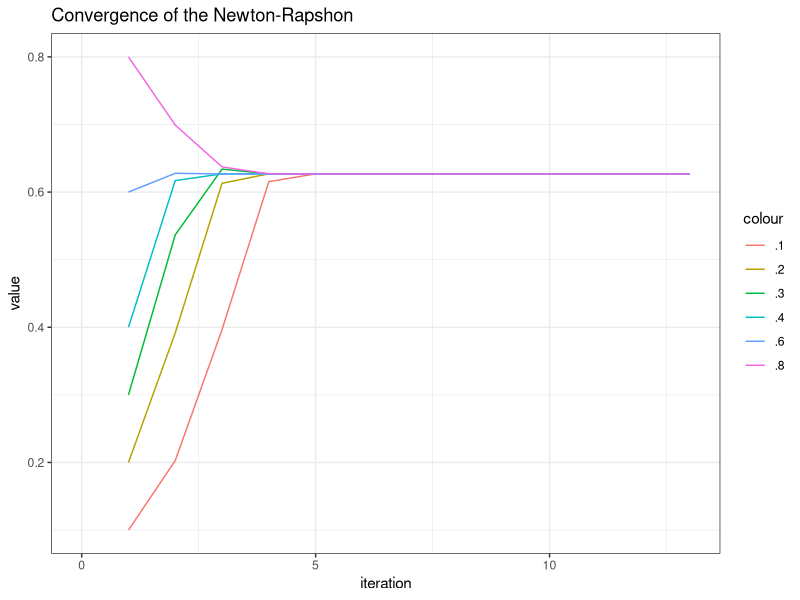
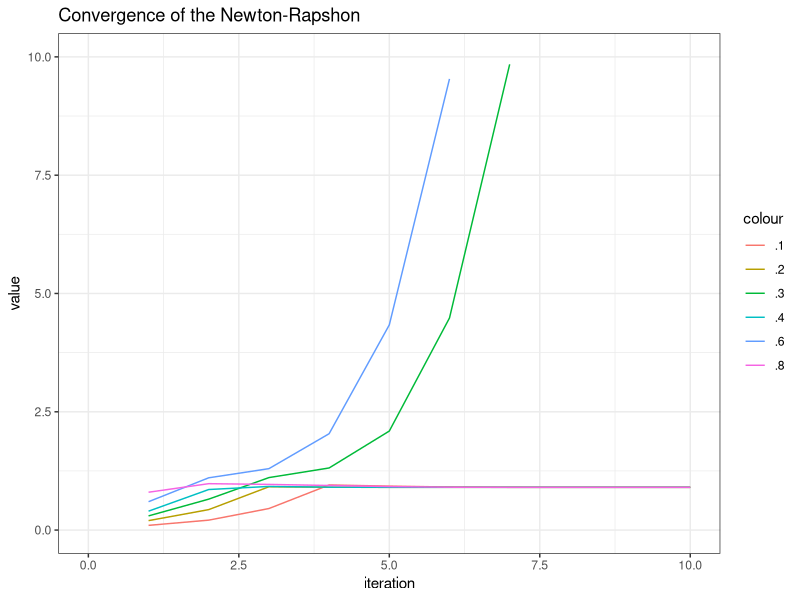

Write R code to recreate these figures, in order.
## ---- chunk 1
knitr::opts_chunk$set(echo = TRUE, warning = FALSE, message = FALSE)
## ---- chunk 2
likeB = function(theta){
  125*log((2+theta)/4) + 18*log((1-theta)/4) + 20*log((1-theta)/4) + 34*log(theta/4)
}
dlikeB = function(theta){ 
  125/4 * 4/(2+theta) - 18/4 * 4/(1-theta) - 20/4 * 4/(1-theta) + 34/4 * 4/theta
}
d2likeB = function(theta){
  -125/(2+theta)^2 - 18/(1-theta)^2 - 20/(1-theta)^2 - 34/(theta)^2
}
resB = NULL
for (theta_0 in c(.1,.2,.3,.4,.6,.8)){
  x = c(theta_0,rep(NA, 100))
  for (j in 1:100){
    x[j+1] = x[j] - dlikeB(x[j])/d2likeB(x[j])
  }
  resB = cbind(resB, x)
}
library(dplyr)
resB = data.frame(iteration = 1:101, resB) 
colnames(resB) = c("iteration", "x.1", "x.2", "x.3", "x.4", "x.6", "x.8")
library(ggplot2)
ggplot(data = resB, aes(x = iteration)) +
  geom_line(aes(y = x.1, color = ".1")) +
  geom_line(aes(y = x.2, color = ".2")) +
  geom_line(aes(y = x.3, color = ".3")) +
  geom_line(aes(y = x.4, color = ".4")) +
  geom_line(aes(y = x.6, color = ".6")) +
  geom_line(aes(y = x.8, color = ".8")) +
  theme_bw() +
  xlim(0,13) +
  ggtitle("Convergence of the Newton-Rapshon") +
  ylab("value")
## ---- chunk 3
likeC = function(theta){
  14*log((2+theta)/4)  + 1*log((1-theta)/4) + 5*log(theta/4)
}
dlikeC = function(theta){ 
  14/4 * 4/(2+theta) - 1/4 * 4/(1-theta) + 5/4 * 4/theta
}
d2likeC = function(theta){
  -14/(2+theta)^2 -1/(1-theta)^2 - 5/(theta)^2
}
resC = NULL
for (theta_0 in c(.1,.2,.3,.4,.6,.8)){
  x = c(theta_0,rep(NA, 100))
  for (j in 1:100){
    x[j+1] = x[j] - dlikeC(x[j])/d2likeC(x[j])
  }
  resC = cbind(resC, x)
}
library(dplyr)
resC = data.frame(iteration = 1:101, resC) 
colnames(resC) = c("iteration", "x.1", "x.2", "x.3", "x.4", "x.6", "x.8")
library(ggplot2)
ggplot(data = resC, aes(x = iteration)) +
  geom_line(aes(y = x.1, color = ".1")) +
  geom_line(aes(y = x.2, color = ".2")) +
  geom_line(aes(y = x.3, color = ".3")) +
  geom_line(aes(y = x.4, color = ".4")) +
  geom_line(aes(y = x.6, color = ".6")) +
  geom_line(aes(y = x.8, color = ".8")) +
  theme_bw() +
  xlim(0,10) + 
  ylim(0,10) +
  ggtitle("Convergence of the Newton-Rapshon") +
  ylab("value")
